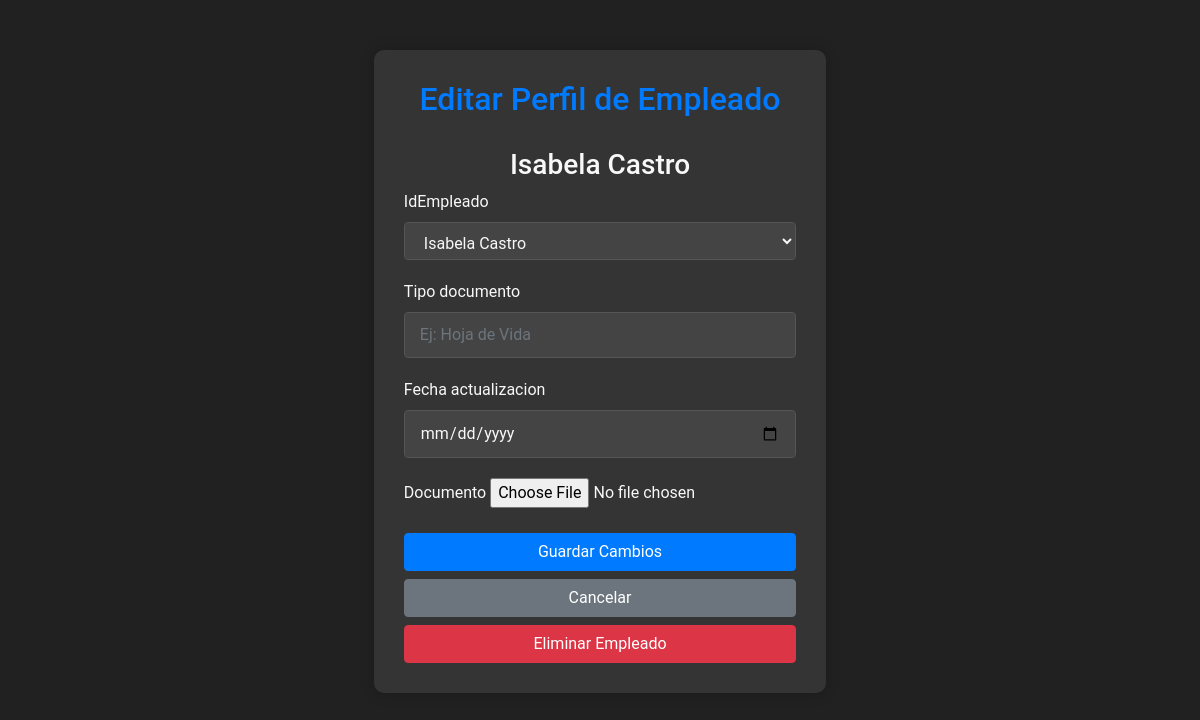
Page /empleados/10/editar/ on the committed database.
### main/models.py (models this page shows)
class Empleado(models.Model):
    PUESTOS = {
        ('chef','Chef'),
        ('cocinero','Cocinero'),
        ('ayudante','Ayudante - cocina'),
        ('lavaplatos','Lavaplatos'),
        ('mesero','Mesero'),
        ('cajero','Cajero'),
        ('limpieza','Limpieza'),
    }
    ESTADO = ( # Usar una tupla de tuplas para CHOICES es más común
        ('activo','Activo'),
        ('inactivo','Inactivo'),
        ('capacitacion','En Capacitacion'),
    )
    SALARIOS_POR_PUESTO = {
        'chef': 3000000,  # Chef
        'cocinero': 2500000,  # Cocinero
        'ayudante': 1800000,  # Ayudante - cocina
        'lavaplatos': 1500000,  # Lavaplatos
        'mesero': 2000000,  # Mesero
        'cajero': 2200000,  # Cajero
        'limpieza': 1600000,  # Limpieza
    }
    idEmpleado = models.AutoField(primary_key=True)
    nombreEmpleado = models.CharField(max_length=100, null=False, blank=False)
    apellidoEmpleado = models.CharField(max_length=100, null=False, blank=False)
    fechaNacimiento = models.DateField(null=False, blank=False)
    direccionEmpleado = models.CharField(max_length=300, null=False, blank=False)
    telefonoEmpleado = models.CharField(max_length=17, null=False, blank=False)
    emailEmpleado = models.EmailField(max_length=100, null=False, blank=False)
    fecha_ingreso = models.DateField(null=False, blank=False)
    salario = models.CharField(
        choices=SALARIOS_POR_PUESTO,
        max_length=20
    )
    estado = models.CharField(
        max_length=20,
        default='inactivo',
        choices=ESTADO,
    )
    puesto = models.CharField(
        max_length=50,
        choices=PUESTOS,
        null=False,
        blank=False,
        default='cocinero'
    )
    class Meta:
        managed = True
        db_table = 'Empleado'
    def __str__(self):
        return f"{self.nombreEmpleado} {self.apellidoEmpleado}"

### main/views.py (the view)
# urls.py: path('empleados/<int:empleado_id>/editar/', views.empleado_detalle_editar, name='empleado_detalle_editar'),
def empleado_detalle_editar(request, empleado_id):
    empleado = get_object_or_404(Empleado, idEmpleado=empleado_id)
    if request.method == 'POST' and 'save' in request.POST:
        form = DocumentoForm(request.POST, instance=empleado)
        if form.is_valid():
            form.save()
            messages.success(request, f'El perfil de {empleado.nombreEmpleado} {empleado.apellidoEmpleado} ha sido actualizado.')
            return redirect('empleado_detalle_editar', empleado_id=empleado.idEmpleado)
        else:
            messages.error(request, 'Por favor, corrige los errores en el formulario.')
    else:
        form = DocumentoForm(instance=empleado)
    return render(request, 'main/empleado_detalle_editar.html', {'form': form, 'empleado': empleado})

### main/forms.py
class DocumentoForm(forms.ModelForm):
    class Meta:
        model = Documentos
        fields = ['idEmpleado', 'tipo_documento', 'fecha_actualizacion', 'documento']
        widgets = {
            'idEmpleado': forms.Select(attrs={'class': 'form-control'}),
            'tipo_documento': forms.TextInput(attrs={'class': 'form-control', 'placeholder': 'Ej: Hoja de Vida'}),
            'fecha_actualizacion': forms.DateInput(attrs={'class': 'form-control', 'type': 'date'}),
        }

### main/templates/main/empleado_detalle_editar.html (shortened to what this page needs)
{% load static %}
<!DOCTYPE html>
<html lang="en">
<head>
    <link rel="stylesheet" href="https://maxcdn.bootstrapcdn.com/bootstrap/4.0.0-beta/css/bootstrap.min.css">
</head>
<body>
    <div class="container d-flex justify-content-center align-items-center min-vh-100">
        <div class="form-container">
            <h2 class="text-center">Editar Perfil de Empleado</h2>
            <h3 class="text-center" style="color: #f8f8f8;">{{ empleado.nombreEmpleado }} {{ empleado.apellidoEmpleado }}</h3>
            <form method="post" novalidate>
                {% for field in form %}
                <div class="form-group">
                    <label for="{{ field.id_for_label }}">{{ field.label }}</label>
                    {{ field }}
                </div>
                {% endfor %}
                <button name="save" type="submit" class="btn btn-primary btn-block" value="save">Guardar Cambios</button>
                <a href="{% url 'perfil_empleado_lista' %}" class="btn btn-secondary btn-block">Cancelar</a>
            </form>
            <button type="button" class="btn btn-danger btn-block mt-2" data-toggle="modal" data-target="#confirmDeleteModal">
                Eliminar Empleado
            </button>
        </div>
    </div>
</body>
</html>

### main/templates/main/empleado_detalle_editar.html (style rules this page uses)
body { background-color: #212121; font-family: 'Roboto', sans-serif; color: #f8f8f8; }
.form-container { margin-top: 50px; max-width: 700px; padding: 30px; background-color: #343434; border-radius: 10px; box-shadow: 0px 0px 15px rgba(0, 0, 0, 0.2); color: #f8f8f8; }
h2 { margin-bottom: 30px; text-align: center; color: #007bff; }
.form-control { width: 100%; padding: 10px 15px; font-size: 16px; box-sizing: border-box; background-color: #444; color: #f8f8f8; border: 1px solid #555; }
.form-group { margin-bottom: 20px; }
form { max-width: 600px; margin: 0 auto; }
.btn-primary { background-color: #007bff; border-color: #007bff; }
.btn-secondary { background-color: #6c757d; border-color: #6c757d; margin-top: 10px; }

### rows in the picture
Empleado: nombreEmpleado "Isabela", apellidoEmpleado "Castro"
Empleado: form "Isabela Castro"

### other values in the picture
{{ field.label }} "IdEmpleado" "Tipo documento" "Fecha actualizacion" "Documento"
